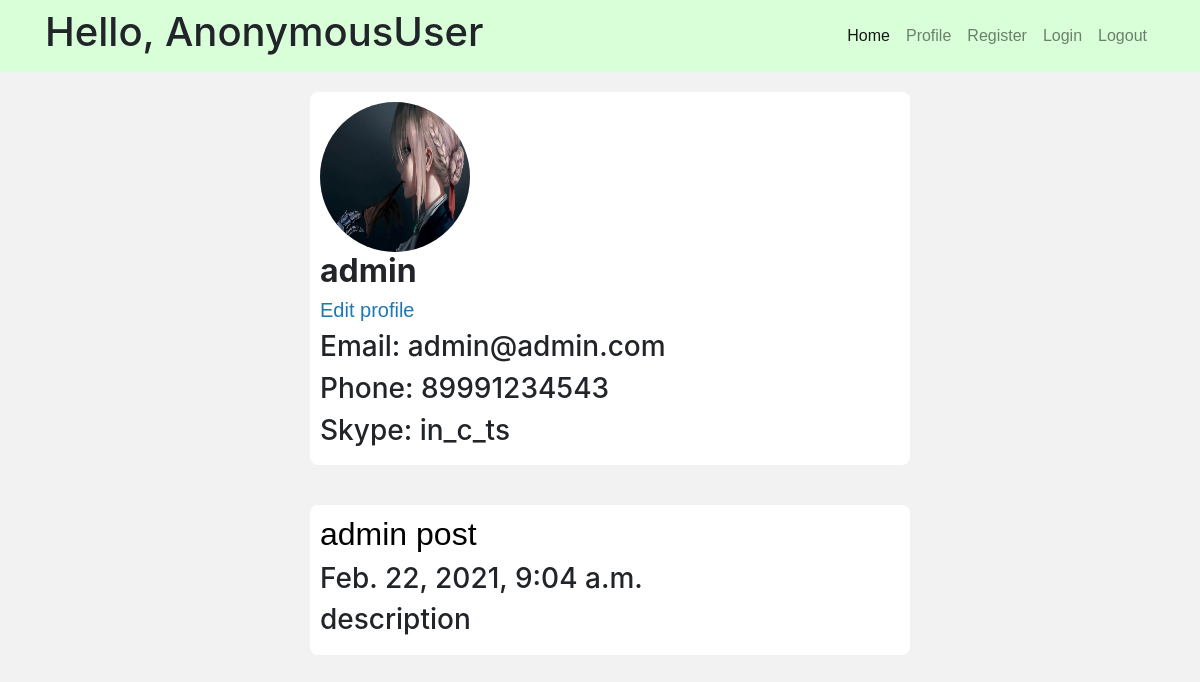
The app's page /user/admin, older data.
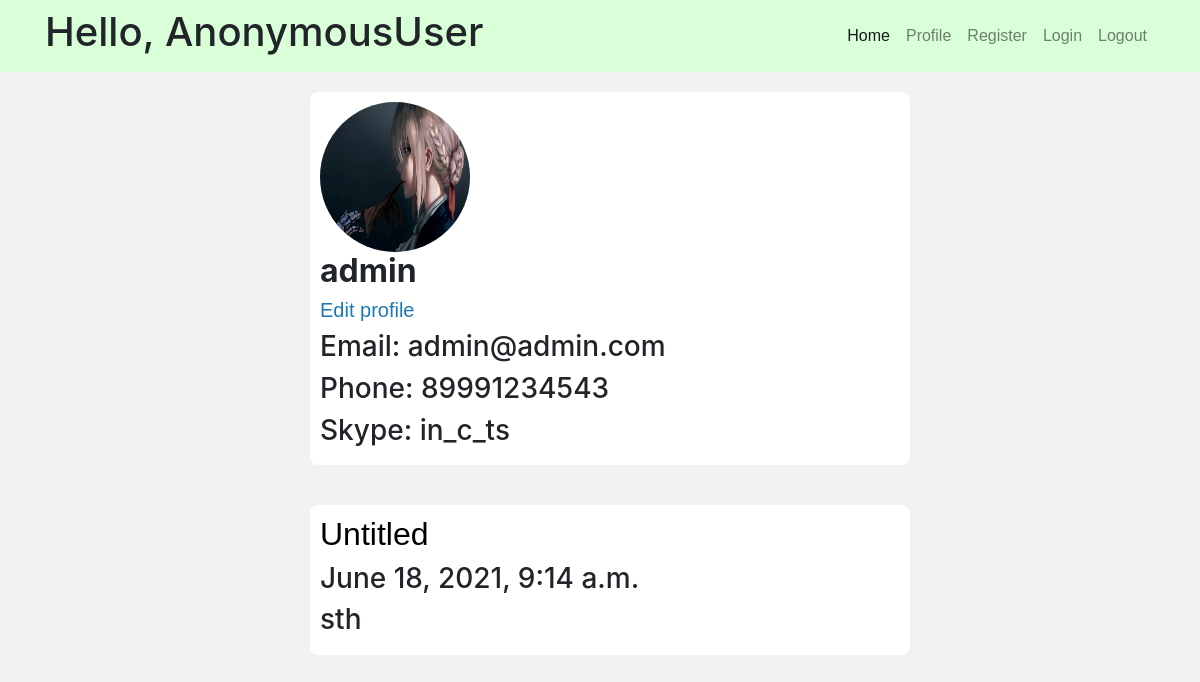
The same page, newer data.
### BlogApp/models.py (models this page shows, shortened)
class Guest(models.Model):
    user = models.OneToOneField(User, null=True, blank=True, on_delete=models.CASCADE)
    name = models.CharField(max_length=200, null=True)  # should be unique
    date_created = models.DateTimeField(auto_now_add=True, null=True)
    email = models.EmailField(default='example@blog.com')  # can't be change by user
    phone = models.IntegerField(blank=True, default=111111)
    profile_picture = models.ImageField(null=True, blank=True, default='profile.png')
    skype = models.CharField(max_length=50, null=True, blank=True)
    def __str__(self):
        return self.name

class Post(models.Model):
    name = models.CharField(max_length=200, default='Untitled')
    creation_date = models.DateTimeField(auto_now_add=True, null=True)
    text = models.TextField()
    description = models.TextField(max_length=200)
    user = models.ForeignKey(Guest, on_delete=models.SET_NULL, null=True)

### BlogApp/views.py (the view)
# urls.py: path('user/<str:pk>', views.profile, name='profile'),
def profile(request, pk):
    user = Guest.objects.get(name=pk)
    posts = Post.objects.filter(user=user)
    profile_picture = user.profile_picture.url
    context = {'posts': posts, 'user': user, 'pfp': profile_picture}
    return render(request, 'Blog/profile.html', context)

### templates/Blog/profile.html
{% extends 'Blog/base.html' %}
{% block content %}
    {% load static %}
<div class="post">
    <img class="profile-pic" src="{{ pfp }}">
    <h2 id="name">{{ user.name }}</h2>
    <h5><a href="{% url 'Blog:profile_settings' %}" style="color: #1F78B4">Edit profile</a></h5>
    <h3> Email: {{ user.email }}</h3>
    <h3> Phone: {{ user.phone }}</h3>
    <h3> Skype: {{ user.skype }}</h3>
</div>
{% for post in posts %}
<div class="post">
    <h2><a href="{% url 'Blog:post' post.id %}">{{ post.name }}</a></h2>
    <h3>{{ post.creation_date }}</h3>
    <h3>{{ post.description }}</h3>
</div>
{% endfor %}
{% endblock %}

### templates/Blog/base.html (shortened to what this page needs)
<!DOCTYPE html>
{% load static %}
<html lang="en">
<head>
        <link rel="stylesheet"
          href="https://stackpath.bootstrapcdn.com/bootstrap/4.3.1/css/bootstrap.min.css"
>
        <link rel="stylesheet"
              type="text/css"
              href="{% static 'css/main.css' %}">
</head>
<body>
<nav class="navbar navbar-expand-lg navbar-light static-top"
  style="background-color: #d9ffd9;">
  <div class="container">
    <div class="collapse navbar-collapse" id="navbarResponsive">
      <h1>Hello, {{ request.user }} </h1>
      <ul class="navbar-nav ml-auto">
        <li class="nav-item active">
          <a class="nav-link" href="{% url 'Blog:home' %}">Home
          </a>
        </li>
        <li class="nav-item">
          <a class="nav-link" href="{% url 'Blog:profile' user %}">Profile</a>
        </li>
        <li class="nav-item">
          <a class="nav-link" href="{% url 'Blog:register' %}">Register</a>
        </li>
        <li class="nav-item">
          <a class="nav-link" href="{% url 'Blog:login' %}">Login</a>
        </li>
        <li class="nav-item">
          <a class="nav-link" href="{% url 'Blog:logout' %}">Logout</a>
        </li>
      </ul>
    </div>
  </div>
</nav>
<div class="content">
  {% block content %}
  {% endblock %}
</div>
</body>
</html>

### static/css/main.css (style rules this page uses)
body { background-color: #f2f2f2; }
.post { width: 100%; display: inline-block; margin: 20px 10px 20px 10px; border-radius: 8px; padding: 10px; background-color: white; }
a { font-family: Arial, Helvetica, sans-serif; color: black; }
.content { width: 50%; margin: 0 auto; }
#name { font-weight: 700; }
.profile-pic { width: 150px; height: 150px; margin: 0 auto; border-radius: 50%; }

Row changes from the older to the newer data that the page shows:
removed Post: name "admin post", creation_date "Feb. 22, 2021, 9:04 a.m.", description "description"
added Post: name "Untitled", creation_date "June 18, 2021, 9:14 a.m.", description "sth"
